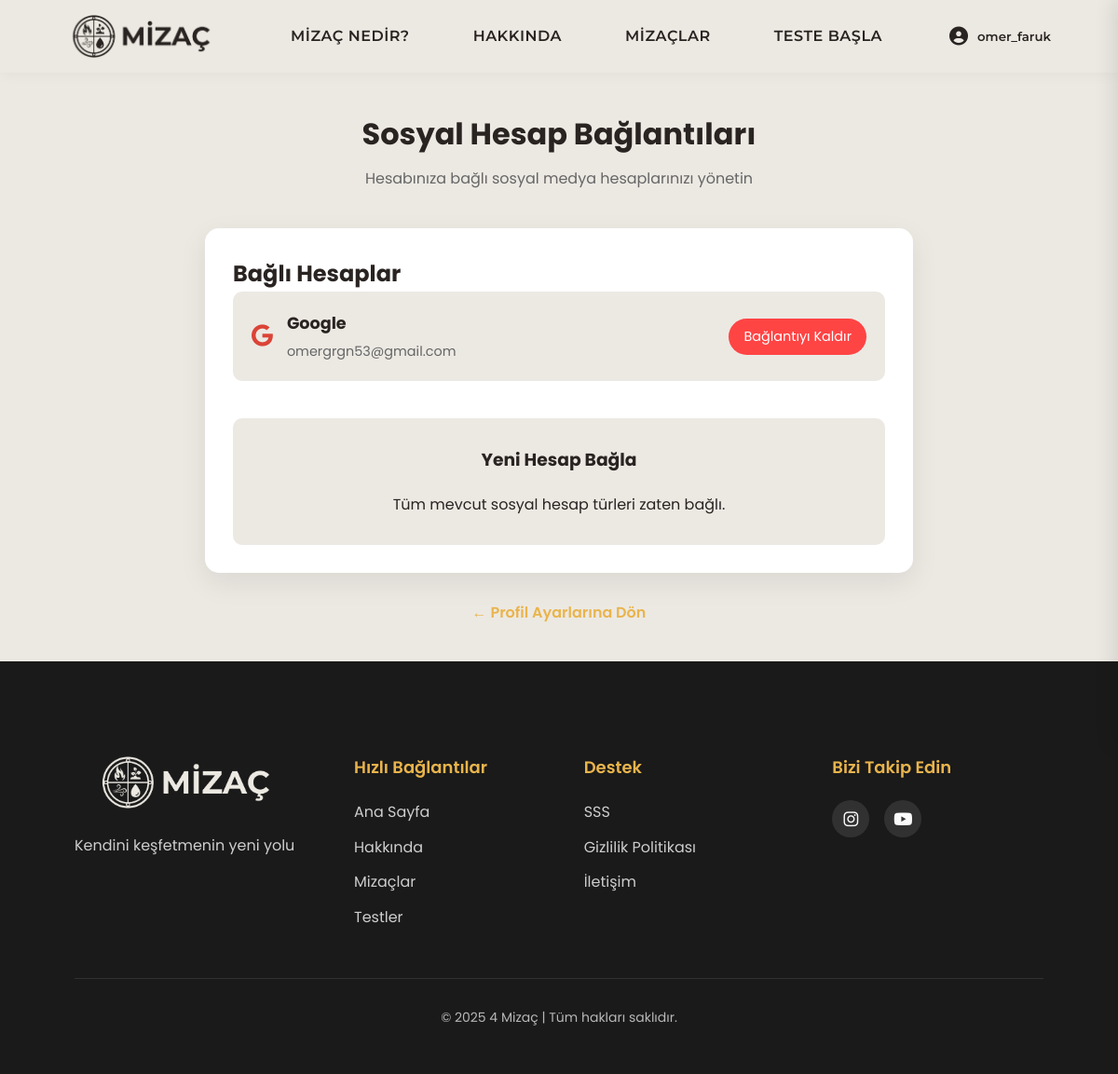
Page /accounts/social/ (signed in) on the earlier database version.
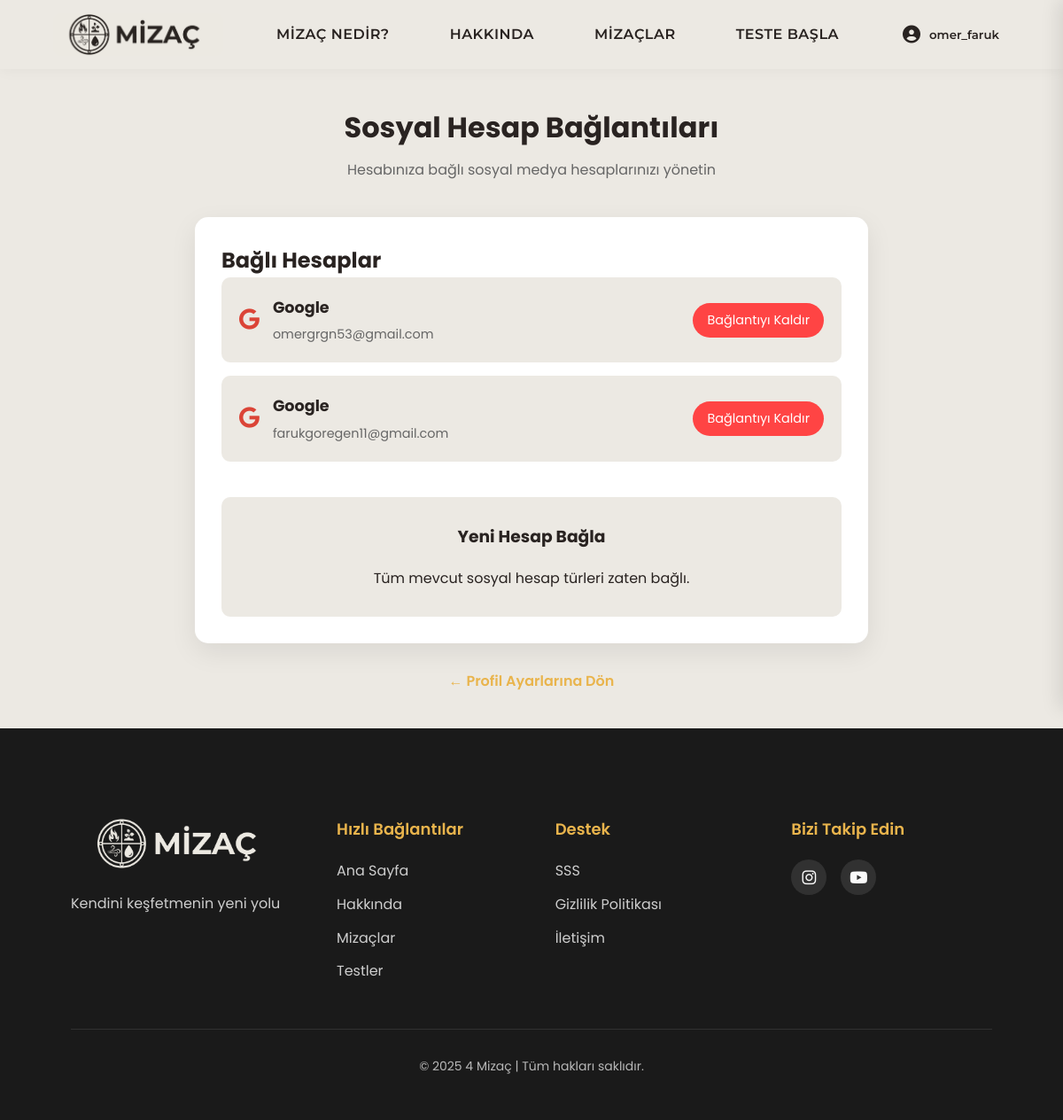
Same page on the later database version.
### accounts/models.py (models this page shows, shortened)
class SocialAccount(models.Model):
    PROVIDER_CHOICES = [
        ('google', 'Google'),
    ]
    user = models.ForeignKey(User, on_delete=models.CASCADE, related_name='social_accounts')
    provider = models.CharField(max_length=30, choices=PROVIDER_CHOICES)
    uid = models.CharField(max_length=255, help_text="Provider'dan gelen unique ID")
    email = models.EmailField()
    extra_data = models.JSONField(default=dict, blank=True)
    created_at = models.DateTimeField(auto_now_add=True)
    updated_at = models.DateTimeField(auto_now=True)
    class Meta:
        unique_together = ('provider', 'uid')
        verbose_name = 'Sosyal Hesap'
        verbose_name_plural = 'Sosyal Hesaplar'

### accounts/views.py (the view)
# urls.py: path('social/', views.social_accounts, name='social_accounts'),
@login_required
def social_accounts(request):
    from .models import SocialAccount
    social_accounts = SocialAccount.objects.filter(user=request.user)
    has_google = social_accounts.filter(provider='google').exists()
    return render(request, 'accounts/social_accounts.html', {
        'social_accounts': social_accounts,
        'has_google': has_google
    })

### templates/accounts/social_accounts.html (shortened to what this page needs)
{% extends 'base.html' %}
{% load static %}
{% block extra_css %}
<link rel="stylesheet" href="{% static 'css/profiles.css' %}">
{% endblock %}
{% block content %}
<div class="social-accounts-container">
    <div class="social-header">
        <h1>Sosyal Hesap Bağlantıları</h1>
        <p>Hesabınıza bağlı sosyal medya hesaplarınızı yönetin</p>
    </div>
    <div class="social-card">
        <div class="connected-accounts">
            <h2>Bağlı Hesaplar</h2>
            {% if social_accounts %}
                {% for account in social_accounts %}
                    <div class="account-item">
                        <div class="account-info">
                            <div class="account-icon">
                                {% if account.provider == 'google' %}
                                    <i class="fab fa-google"></i>
                                {% endif %}
                            </div>
                            <div class="account-details">
                                <h4>{{ account.provider|title }}</h4>
                                <p>{{ account.email }}</p>
                            </div>
                        </div>
                        {% if user.has_usable_password or social_accounts.count > 1 %}
                            <a href="{% url 'disconnect_social' account.provider %}"
                               class="disconnect-btn"
                               onclick="return confirm('Bu hesap bağlantısını kaldırmak istediğinize emin misiniz?')">
                                Bağlantıyı Kaldır
                            </a>
                        {% else %}
                            <span class="text-muted">Son giriş yöntemi</span>
                        {% endif %}
                    </div>
                {% endfor %}
            {% else %}
                <p>Henüz bağlı bir sosyal hesabınız yok.</p>
            {% endif %}
        </div>
        <div class="add-account">
            <h3>Yeni Hesap Bağla</h3>
            {% if not has_google %}
                <a href="{% url 'connect_google' %}" class="connect-google-btn">
                    <i class="fab fa-google"></i> Google Hesabı Bağla
                </a>
            {% else %}
                <p>Tüm mevcut sosyal hesap türleri zaten bağlı.</p>
            {% endif %}
        </div>
    </div>
    <div class="back-link">
        <a href="{% url 'profiles' %}">← Profil Ayarlarına Dön</a>
    </div>
</div>
{% endblock %}

### templates/base.html (shortened to what this page needs)
{% load static %}
<!DOCTYPE html>
<html lang="tr">
<head>
    {% load static %}
    <link rel="stylesheet" href="{% static 'css/base.css' %}">
    {% block extra_css %}{% endblock %}
    <link href="https://cdnjs.cloudflare.com/ajax/libs/font-awesome/6.4.0/css/all.min.css" rel="stylesheet">
</head>
<body>
    <div class="page-container">
        <header class="nav-container">
            <div class="header-content">
                <a href="{% url 'index' %}" class="logo">
                    <img src="{% static 'images/logo.jpg' %}" alt="MİZAÇ" class="logo-img">
                </a>
                <nav class="nav-links">
                    <a href="{% url 'temperament' %}" class="nav-item">MİZAÇ NEDİR?</a>
                    <a href="{% url 'about' %}" class="nav-item">HAKKINDA</a>
                    <a href="{% url 'temperaments' %}" class="nav-item">MİZAÇLAR</a>
                    <a href="{% url 'test_list' %}" class="nav-item">TESTE BAŞLA</a>
                </nav>
                {% if user.is_authenticated %}
                <div class="profile-container">
                    <button class="profile-button">
                        <i class="fas fa-user-circle"></i>
                        <span class="username-display">{{ user.username }}</span>
                    </button>
                </div>
                {% else %}
                    <a href="{% url 'login' %}" class="login-button"><i class="fas fa-sign-in-alt"></i> GİRİŞ YAP</a>
                {% endif %}
            </div>
        </header>
        <main>
            {% block content %}{% endblock %}
        </main>
        <footer>
            <div class="container">
                <div class="footer-content">
                    <div class="footer-logo">
                        <img src="{% static 'images/l2.jpg' %}" alt="MİZAÇ" class="footer-logo-img">
                        <p>Kendini keşfetmenin yeni yolu</p>
                    </div>
                    <div class="footer-links">
                        <div class="footer-column">
                            <h3>Hızlı Bağlantılar</h3>
                            <ul>
                                <li><a href="{% url 'index' %}">Ana Sayfa</a></li>
                                <li><a href="{% url 'about' %}">Hakkında</a></li>
                                <li><a href="{% url 'temperaments' %}">Mizaçlar</a></li>
                                <li><a href="{% url 'test_list' %}">Testler</a></li>
                            </ul>
                        </div>
                        <div class="footer-column">
                            <h3>Destek</h3>
                            <ul>
                                <li><a href="{% url 'temperament' %}#faq-section">SSS</a></li>
                                <li><a href="{% url 'privacypolicy' %}">Gizlilik Politikası</a></li>
                                <li><a href="{% url 'about' %}#contact-section">İletişim</a></li>
                            </ul>
                        </div>
                    </div>
                    <div class="footer-social">
                        <h3>Bizi Takip Edin</h3>
                        <div class="social-icons">
                            <a href="#" aria-label="Instagram"><i class="fab fa-instagram"></i></a>
                            <a href="#" aria-label="Youtube"><i class="fab fa-youtube"></i></a>
                        </div>
                    </div>
                </div>
                <div class="footer-bottom">
                    <p>&copy; 2025 4 Mizaç | Tüm hakları saklıdır.</p>
                </div>
            </div>
        </footer>
    </div>
</body>
</html>

### templates/accounts/social_accounts.html (style rules this page uses)
.social-accounts-container { max-width: 800px; margin: 40px auto; padding: 0 20px; }
.social-header { text-align: center; margin-bottom: 40px; }
.social-header h1 { font-size: 2rem; color: var(--primary-color); margin-bottom: 10px; }
.social-header p { color: #666; }
.social-card { background-color: white; border-radius: 15px; box-shadow: 0 10px 30px rgba(0, 0, 0, 0.08); padding: 30px; margin-bottom: 30px; }
.connected-accounts { margin-bottom: 40px; }
.account-item { display: flex; align-items: center; justify-content: space-between; padding: 20px; background-color: var(--secondary-color); border-radius: 10px; margin-bottom: 15px; }
.account-info { display: flex; align-items: center; gap: 15px; }
.account-icon { font-size: 24px; color: #db4437; }
.account-details h4 { margin: 0; color: var(--primary-color); font-size: 1.1rem; }
.account-details p { margin: 5px 0 0 0; color: #666; font-size: 0.9rem; }
.disconnect-btn { background-color: #ff4444; color: white; border: none; padding: 8px 16px; border-radius: 20px; font-size: 0.9rem; cursor: pointer; transition: var(--transition); }
.add-account { text-align: center; padding: 30px; background-color: var(--secondary-color); border-radius: 10px; }
.add-account h3 { margin-bottom: 20px; color: var(--primary-color); }
.back-link { text-align: center; margin-top: 30px; }
.back-link a { color: var(--accent-color); text-decoration: none; font-weight: 600; }

Differences in the rows shown:
added SocialAccount: provider "Google", email "farukgoregen11@gmail.com"
